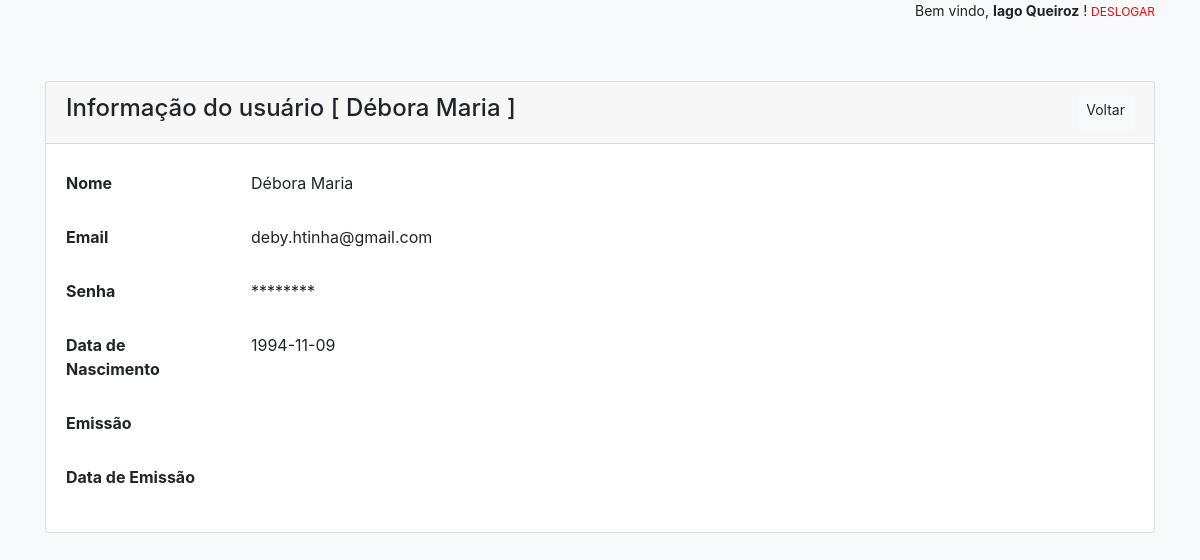
Screenshot of /users/show/9 (signed in) with the database file from the repository.
### tables this page shows
CREATE TABLE IF NOT EXISTS `users` (
  `id` int(10) UNSIGNED NOT NULL AUTO_INCREMENT,
  `nome` varchar(70) NOT NULL,
  `email` varchar(120) NOT NULL,
  `senha` varchar(120) NOT NULL,
  `data_nascimento` date DEFAULT NULL,
  `emissao` int(11) DEFAULT NULL,
  `data_emissao` date DEFAULT NULL,
  PRIMARY KEY (`id`)
);

### app/Controllers/UsersController.php (called while the page is built, shortened)
<?php
class UsersController
{
    public function show($id)
    {
        $id    = filter_var($id, FILTER_VALIDATE_INT);
        $model = new UserModel;
        $user = $model->find($id);
        require_once APP . 'Views/_partials/header.php';
        require_once APP . 'Views/users/show.php';
        require_once APP . 'Views/_partials/footer.php';
    }
}

### public/index.php (called while the page is built, shortened)
<?php
$app = new Application();

### app/Core/Model.php (called while the page is built, shortened)
<?php
class Model
{
    protected $db;
    private function setConnection()
    {
        try {
            $options = array(
                PDO::ATTR_DEFAULT_FETCH_MODE => PDO::FETCH_OBJ,
                PDO::ATTR_ERRMODE            => PDO::ERRMODE_EXCEPTION,
                PDO::MYSQL_ATTR_INIT_COMMAND => 'SET NAMES utf8',
            );
            $this->db = new PDO('mysql:host=' . DB_HOST . ';dbname=' . DB_NAME . ';charset=utf8', DB_USER, DB_PASS, $options);
        } catch (PDOException $e) {
            exit("The application cannot connect to the database");
        }
    }
    public function find($id)
    {
        $sql    = "SELECT * FROM {$this->table} WHERE id = :id LIMIT 1";
        $query  = $this->db->prepare($sql);
        $params = [':id' => $id];
        $query->execute($params);
        return ($query->rowCount() ? $query->fetch() : false);
    }
}

### app/Views/users/show.php (the view)
<section class="container user-info">
    <div class="card">
        <div class="card-header d-flex justify-content-between aligm-items-center">
            <h4>Informação do usuário [ <?=$user->nome?> ]</h4>
            <a href="<?=URL?>users" class="btn btn-sm btn-light float-right">Voltar</a>
        </div>
        <div class="card-body">
            <form>
                <div class="form-group row">
                    <label for="staticNome" class="col-2 col-form-label"><strong>Nome</strong></label>
                    <div class="col-10">
                        <input type="text" class="form-control-plaintext" readonly id="staticNome" value="<?=$user->nome?>">
                    </div>
                </div>
                <div class="form-group row">
                    <label for="staticEmail" class="col-2 col-form-label"><strong>Email</strong></label>
                    <div class="col-10">
                        <input type="text" class="form-control-plaintext" readonly id="staticEmail" value="<?=$user->email?>">
                    </div>
                </div>
                <div class="form-group row">
                    <label for="staticSenha" class="col-2 col-form-label"><strong>Senha</strong></label>
                    <div class="col-10">
                        <input type="text" class="form-control-plaintext" readonly id="staticSenha" value="********">
                    </div>
                </div>
                <div class="form-group row">
                    <label for="staticNascimento" class="col-2 col-form-label"><strong>Data de Nascimento</strong></label>
                    <div class="col-10">
                        <input type="text" class="form-control-plaintext" readonly id="staticNascimento" value="<?=$user->data_nascimento?>">
                    </div>
                </div>
                <div class="form-group row">
                    <label for="staticEmissao" class="col-2 col-form-label"><strong>Emissão</strong></label>
                    <div class="col-10">
                        <input type="text" class="form-control-plaintext" readonly id="staticEmissao" value="<?=$user->emissao?>">
                    </div>
                </div>
                <div class="form-group row">
                    <label for="staticDataEmissao" class="col-2 col-form-label"><strong>Data de Emissão</strong></label>
                    <div class="col-10">
                        <input type="text" class="form-control-plaintext" readonly id="staticDataEmissao" value="<?=$user->data_emissao?>">
                    </div>
                </div>
            </form>
        </div>
    </div>
</section>

### public/css/app.css (style rules this page uses)
html,body { height: 100%; background-color: #f7f9fb; }
.users-list, .user-info { margin-top: 60px; }

### rows the page displays
users: nome "Débora Maria", email "deby.htinha@gmail.com", data_nascimento "1994-11-09"

### other values shown
$_SESSION['user_info']['name'] "Iago Queiroz"
